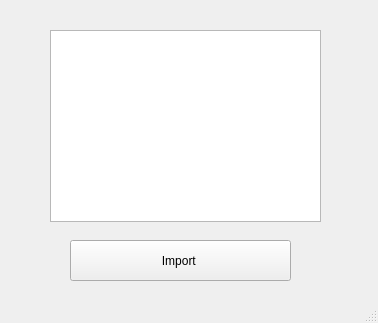
<?xml version="1.0" encoding="UTF-8"?>
<ui version="4.0">
 <class>MainWindow</class>
 <widget class="QMainWindow" name="MainWindow">
  <property name="geometry">
   <rect>
    <x>0</x>
    <y>0</y>
    <width>378</width>
    <height>323</height>
   </rect>
  </property>
  <property name="windowTitle">
   <string>Reference file</string>
  </property>
  <widget class="QWidget" name="centralwidget">
   <widget class="QPushButton" name="Import_teacher">
    <property name="geometry">
     <rect>
      <x>70</x>
      <y>240</y>
      <width>221</width>
      <height>41</height>
     </rect>
    </property>
    <property name="text">
     <string>Import </string>
    </property>
   </widget>
   <widget class="QListWidget" name="list_teacher">
    <property name="geometry">
     <rect>
      <x>50</x>
      <y>30</y>
      <width>271</width>
      <height>192</height>
     </rect>
    </property>
   </widget>
  </widget>
  <widget class="QStatusBar" name="statusbar"/>
 </widget>
 <resources/>
 <connections/>
</ui>
